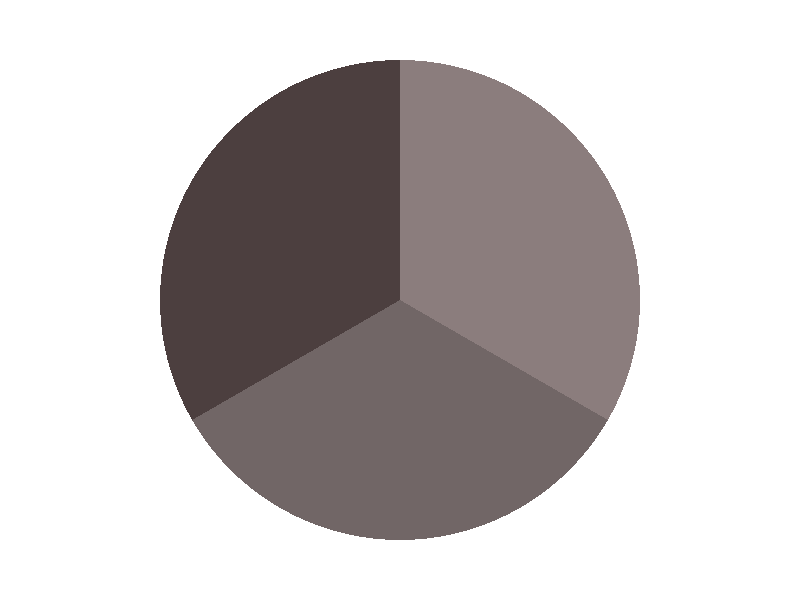

This chart was generated by the following R code:
library(ggplot2)
data3 = read.csv(
  file="01january2016-1st3datapoints.csv", 
    stringsAsFactors=F)
p = ggplot(data=data3, 
       aes(x=factor(1), fill=I(colour)
      ),
           )
p= p + geom_bar(stat="count", width=1)
p = p + coord_polar(theta="y", start=0)
p = p + theme_void()
ggsave("1st3-ig-van-01january-2016-piechart.png", p, width = 26.666666667, height = 26.666666667, dpi = 72, limitsize = FALSE) # 26.6666667 = 1920/72dpi
warnings()
